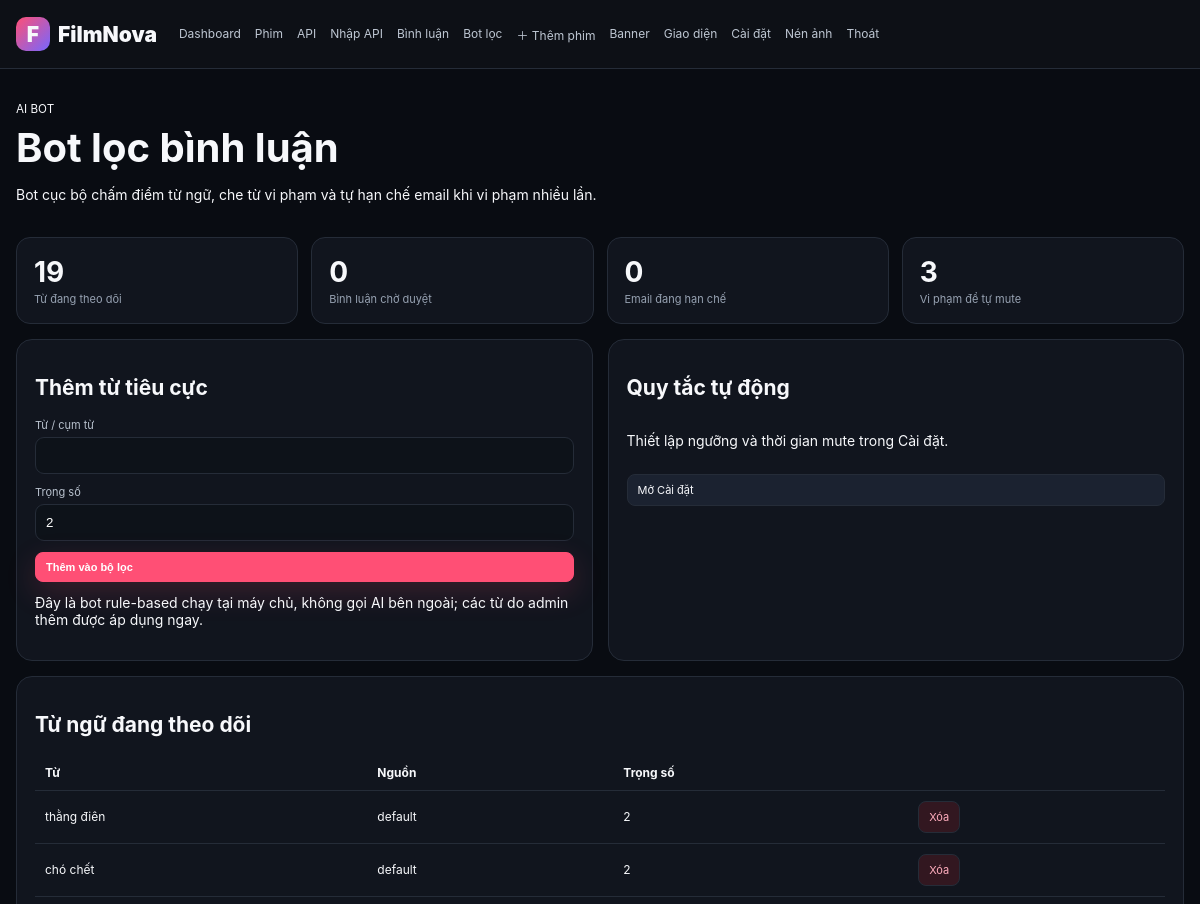
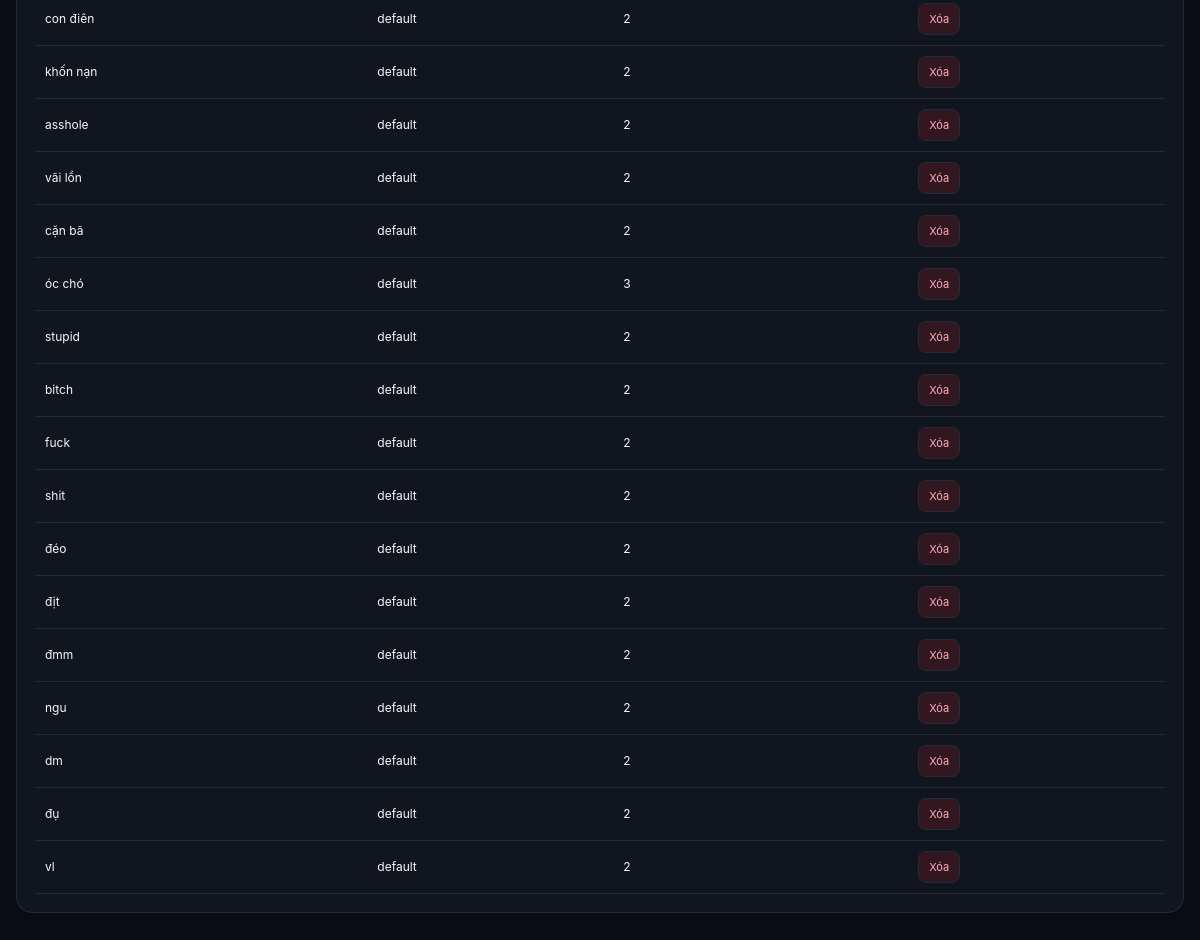
Page /admin/moderation.php (signed in) on the committed database (2 pictures, top to bottom).
### tables this page shows
CREATE TABLE IF NOT EXISTS settings(id INT UNSIGNED AUTO_INCREMENT PRIMARY KEY,`key` VARCHAR(100) UNIQUE NOT NULL,value TEXT NULL);

CREATE TABLE IF NOT EXISTS moderation_terms(id BIGINT UNSIGNED AUTO_INCREMENT PRIMARY KEY,term VARCHAR(120) NOT NULL UNIQUE,category VARCHAR(50) DEFAULT 'negative',weight INT NOT NULL DEFAULT 1,source VARCHAR(30) NOT NULL DEFAULT 'default',active TINYINT(1) NOT NULL DEFAULT 1,created_at DATETIME DEFAULT CURRENT_TIMESTAMP,INDEX idx_term_active(active));

### bootstrap.php (called while the page is built, shortened)
<?php
$config = require __DIR__ . '/config.php';
function db(): PDO {
    static $pdo = null;
    global $config;
    if ($pdo instanceof PDO) {
        return $pdo;
    }
    try {
        $pdo = new PDO("mysql:host={$config['db']['host']};dbname={$config['db']['name']};charset={$config['db']['charset']}", $config['db']['user'], $config['db']['pass'], [
            PDO::ATTR_ERRMODE=>PDO::ERRMODE_EXCEPTION,
            PDO::ATTR_DEFAULT_FETCH_MODE=>PDO::FETCH_ASSOC,
            PDO::ATTR_EMULATE_PREPARES=>false,
        ]);
    } catch (PDOException $e) {
        if ((int)($e->errorInfo[1] ?? 0)!==1049) throw $e;
        $pdo=new PDO("mysql:host={$config['db']['host']};charset={$config['db']['charset']}",$config['db']['user'],$config['db']['pass'],[
            PDO::ATTR_ERRMODE=>PDO::ERRMODE_EXCEPTION,
            PDO::ATTR_DEFAULT_FETCH_MODE=>PDO::FETCH_ASSOC,
            PDO::ATTR_EMULATE_PREPARES=>false,
        ]);
        $safe=str_replace('`','``',$config['db']['name']);
        $pdo->exec("CREATE DATABASE IF NOT EXISTS `{$safe}` CHARACTER SET utf8mb4 COLLATE utf8mb4_unicode_ci");
        $pdo->exec("USE `{$safe}`");
    }
    ensure_schema($pdo); $schemaReady=true; return $pdo;
}
function e(?string $s):string{return htmlspecialchars($s??'',ENT_QUOTES,'UTF-8');}
function setv(string $k,string $d=''):string{$s=db()->prepare('SELECT value FROM settings WHERE `key`=?');$s->execute([$k]);$v=$s->fetchColumn();return$v===false?$d:(string)$v;}
?>

### admin/moderation.php (the view, shortened to what this page needs)
<?php
require dirname(__DIR__).'/bootstrap.php';require_admin();$adminTitle='Bot lọc bình luận';
$terms=db()->query('SELECT * FROM moderation_terms ORDER BY source DESC,CHAR_LENGTH(term) DESC,term ASC')->fetchAll();$flagged=(int)db()->query("SELECT COUNT(*) FROM comments WHERE moderation_status='hidden'")->fetchColumn();$muted=(int)db()->query("SELECT COUNT(*) FROM comment_bans WHERE permanent=1 OR ends_at>NOW()")->fetchColumn();require __DIR__.'/_header.php'; ?>
<div class="admin-head"><div><small>AI BOT</small><h1>Bot lọc bình luận</h1><p>Bot cục bộ chấm điểm từ ngữ, che từ vi phạm và tự hạn chế email khi vi phạm nhiều lần.</p></div></div>
<div class="admin-stats"><div><b><?=count($terms)?></b><span>Từ đang theo dõi</span></div><div><b><?=$flagged?></b><span>Bình luận chờ duyệt</span></div><div><b><?=$muted?></b><span>Email đang hạn chế</span></div><div><b><?=e(setv('comment_auto_mute_threshold','3'))?></b><span>Vi phạm để tự mute</span></div></div>
<div class="admin-grid"><section class="admin-card"><h2>Thêm từ tiêu cực</h2><form method="post" class="admin-form"><input type="hidden" name="csrf" value="<?=e(csrf())?>"><label>Từ / cụm từ<input name="term" maxlength="120" required></label><label>Trọng số<input name="weight" type="number" min="1" max="10" value="2"></label><button class="btn primary">Thêm vào bộ lọc</button></form><p class="muted" style="margin-top:12px">Đây là bot rule-based chạy tại máy chủ, không gọi AI bên ngoài; các từ do admin thêm được áp dụng ngay.</p></section><section class="admin-card"><h2>Quy tắc tự động</h2><form method="post" action="settings.php" class="admin-form"><p class="muted">Thiết lập ngưỡng và thời gian mute trong Cài đặt.</p><a class="btn" href="settings.php">Mở Cài đặt</a></form></section></div>
<section class="admin-card"><h2>Từ ngữ đang theo dõi</h2><div class="table-wrap"><table class="admin-table"><tr><th>Từ</th><th>Nguồn</th><th>Trọng số</th><th></th></tr><?php foreach($terms as $t): ?><tr><td><?=e($t['term'])?></td><td><?=e($t['source'])?></td><td><?=e((string)$t['weight'])?></td><td><a class="btn red" href="?delete=<?=$t['id']?>" onclick="return confirm('Xóa từ này khỏi bot?')">Xóa</a></td></tr><?php endforeach;?></table></div></section>
<?php require __DIR__.'/_footer.php'; ?>

### admin/_header.php
<?php require_once dirname(__DIR__).'/bootstrap.php';require_admin();?><!doctype html><html><head><meta charset="utf-8"><meta name="viewport" content="width=device-width,initial-scale=1"><title><?=e($adminTitle??'Admin')?></title><link rel="stylesheet" href="../assets/app.css"></head><body class="admin-body"><header class="admin-top"><div class="container admin-nav"><?php $logo=setv('site_logo',''); ?><a class="brand" href="../"><?php if($logo): ?><img class="site-logo" src="<?=e(img($logo))?>" alt="<?=e(setv('site_name','FilmNova'))?>"><?php else: ?><span>F</span><?php endif; ?><?=e(setv('site_name','FilmNova'))?></a><nav><a href="index.php">Dashboard</a><a href="movies.php">Phim</a><a href="api.php">API</a><a href="api_import.php">Nhập API</a><a href="comments.php">Bình luận</a><a href="moderation.php">Bot lọc</a><a href="movie_edit.php">＋ Thêm phim</a><a href="banners.php">Banner</a><a href="themes.php">Giao diện</a><a href="settings.php">Cài đặt</a><a href="optimize_images.php">Nén ảnh</a><a href="logout.php">Thoát</a></nav></div></header><main class="container admin-main">

### admin/_footer.php
</main></body></html>

### assets/app.css (style rules this page uses)
:root { --bg:#07090e;--panel:#11151e;--line:#252c38;--text:#f7f8fb;--muted:#97a2b2;--a:#ff4f75;--b:#7667ff }
* { box-sizing:border-box }
body { margin:0;background:var(--bg);color:var(--text);font:14px Inter,system-ui,Arial,sans-serif }
a { color:inherit;text-decoration:none }
.container { width:min(1240px,calc(100% - 32px));margin:auto }
.brand { font-weight:900;display:flex;align-items:center;gap:8px;font-size:21px }
.brand span { width:34px;height:34px;border-radius:10px;display:grid;place-items:center;background:linear-gradient(135deg,var(--a),var(--b));font-weight:900 }
.primary { display:inline-flex;padding:11px 16px;border-radius:11px;background:var(--a);color:#fff;border:0 }
.admin-body { background:#090c12 }
.admin-top { border-bottom:1px solid var(--line);background:#0d1016 }
.admin-nav { min-height:68px;display:flex;align-items:center;gap:22px }
.admin-nav nav { display:flex;gap:14px;flex:1 }
.admin-nav nav a { font-size:12px;color:#bdc6d2 }
.admin-main { padding:30px 0 60px }
.admin-head { display:flex;justify-content:space-between;align-items:end;gap:20px;margin-bottom:20px }
.admin-head h1 { font-size:40px;margin:7px 0 }
.admin-card { background:var(--panel);border:1px solid var(--line);border-radius:16px;padding:18px;margin-bottom:15px }
.admin-stats { display:grid;grid-template-columns:repeat(4,1fr);gap:13px;margin-bottom:15px }
.admin-stats>div { background:var(--panel);border:1px solid var(--line);border-radius:14px;padding:17px }
.admin-stats b { display:block;font-size:28px }
.admin-stats span { color:var(--muted);font-size:11px }
.admin-grid { display:grid;grid-template-columns:1fr 1fr;gap:15px }
.admin-table { width:100%;border-collapse:collapse;font-size:12px }
.admin-table th,.admin-table td { padding:10px;border-bottom:1px solid var(--line);text-align:left;vertical-align:middle }
.admin-form { display:grid;gap:11px }
.admin-form label { display:grid;gap:5px;font-size:11px;color:#b9c2ce }
.admin-form input,.admin-form textarea,.admin-form select { background:#0d1219;border:1px solid var(--line);color:#fff;border-radius:9px;padding:10px;outline:0 }
.btn { display:inline-flex;background:#1b2230;border:1px solid var(--line);padding:8px 10px;border-radius:8px;font-size:11px }
.btn.primary { background:var(--a);border-color:var(--a) }
.btn.red { background:#321720;color:#ffadbd }
.primary { cursor:pointer;text-decoration:none;font-weight:700;box-shadow:0 10px 30px rgba(255,79,117,.18) }

### rows in the picture
settings: value "FilmNova"
settings: value "3"
moderation_terms: term "thằng điên", source "default", weight "2"
moderation_terms: term "chó chết", source "default", weight "2"
moderation_terms: term "con điên", source "default", weight "2"
moderation_terms: term "khốn nạn", source "default", weight "2"
moderation_terms: term "asshole", source "default", weight "2"
moderation_terms: term "vãi lồn", source "default", weight "2"
moderation_terms: term "cặn bã", source "default", weight "2"
moderation_terms: term "óc chó", source "default", weight "3"
moderation_terms: term "stupid", source "default", weight "2"
moderation_terms: term "bitch", source "default", weight "2"
moderation_terms: term "fuck", source "default", weight "2"
moderation_terms: term "shit", source "default", weight "2"
moderation_terms: term "đéo", source "default", weight "2"
moderation_terms: term "địt", source "default", weight "2"
moderation_terms: term "đmm", source "default", weight "2"
moderation_terms: term "ngu", source "default", weight "2"
moderation_terms: term "dm", source "default", weight "2"
moderation_terms: term "đụ", source "default", weight "2"
moderation_terms: term "vl", source "default", weight "2"

### other values in the picture
count($terms) "19"
$flagged "0"
$muted "0"
